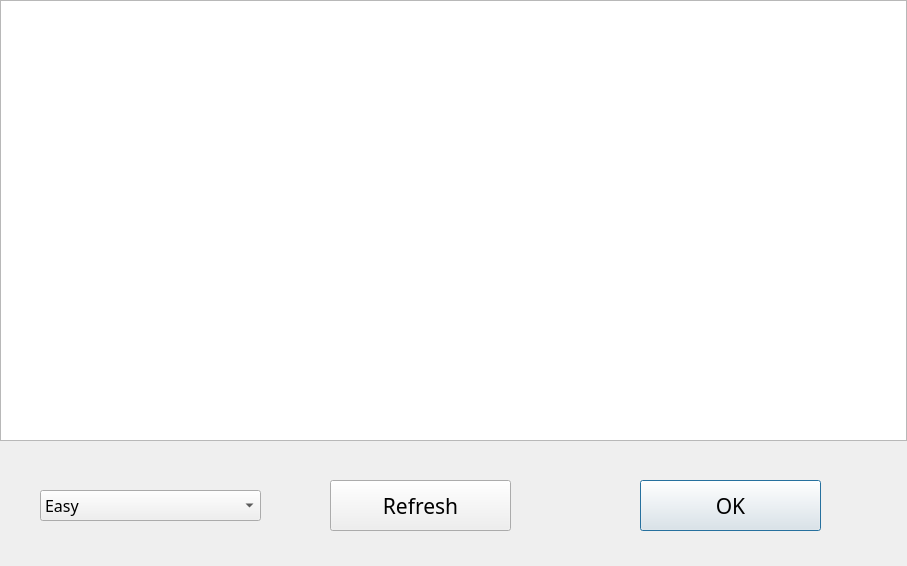
<?xml version="1.0" encoding="UTF-8"?>
<ui version="4.0">
 <class>Rate</class>
 <widget class="QDialog" name="Rate">
  <property name="geometry">
   <rect>
    <x>0</x>
    <y>0</y>
    <width>907</width>
    <height>566</height>
   </rect>
  </property>
  <property name="windowTitle">
   <string>Rate</string>
  </property>
  <widget class="QTableView" name="tableView">
   <property name="geometry">
    <rect>
     <x>0</x>
     <y>0</y>
     <width>907</width>
     <height>441</height>
    </rect>
   </property>
  </widget>
  <widget class="QPushButton" name="pushButton">
   <property name="geometry">
    <rect>
     <x>640</x>
     <y>480</y>
     <width>181</width>
     <height>51</height>
    </rect>
   </property>
   <property name="font">
    <font>
     <family>Adobe Arabic</family>
     <pointsize>16</pointsize>
    </font>
   </property>
   <property name="text">
    <string>OK</string>
   </property>
  </widget>
  <widget class="QComboBox" name="comboBox">
   <property name="geometry">
    <rect>
     <x>40</x>
     <y>490</y>
     <width>221</width>
     <height>31</height>
    </rect>
   </property>
   <property name="font">
    <font>
     <family>Adobe Arabic</family>
     <pointsize>12</pointsize>
    </font>
   </property>
   <item>
    <property name="text">
     <string>Easy</string>
    </property>
   </item>
   <item>
    <property name="text">
     <string>Normal</string>
    </property>
   </item>
   <item>
    <property name="text">
     <string>Hard</string>
    </property>
   </item>
   <item>
    <property name="text">
     <string>Expert</string>
    </property>
   </item>
   <item>
    <property name="text">
     <string>Master</string>
    </property>
   </item>
  </widget>
  <widget class="QPushButton" name="refresh">
   <property name="geometry">
    <rect>
     <x>330</x>
     <y>480</y>
     <width>181</width>
     <height>51</height>
    </rect>
   </property>
   <property name="font">
    <font>
     <family>Adobe Arabic</family>
     <pointsize>16</pointsize>
    </font>
   </property>
   <property name="text">
    <string>Refresh</string>
   </property>
  </widget>
 </widget>
 <layoutdefault spacing="6" margin="11"/>
 <resources/>
 <connections>
  <connection>
   <sender>pushButton</sender>
   <signal>clicked()</signal>
   <receiver>Rate</receiver>
   <slot>accept()</slot>
   <hints>
    <hint type="sourcelabel">
     <x>676</x>
     <y>508</y>
    </hint>
    <hint type="destinationlabel">
     <x>587</x>
     <y>493</y>
    </hint>
   </hints>
  </connection>
 </connections>
</ui>
